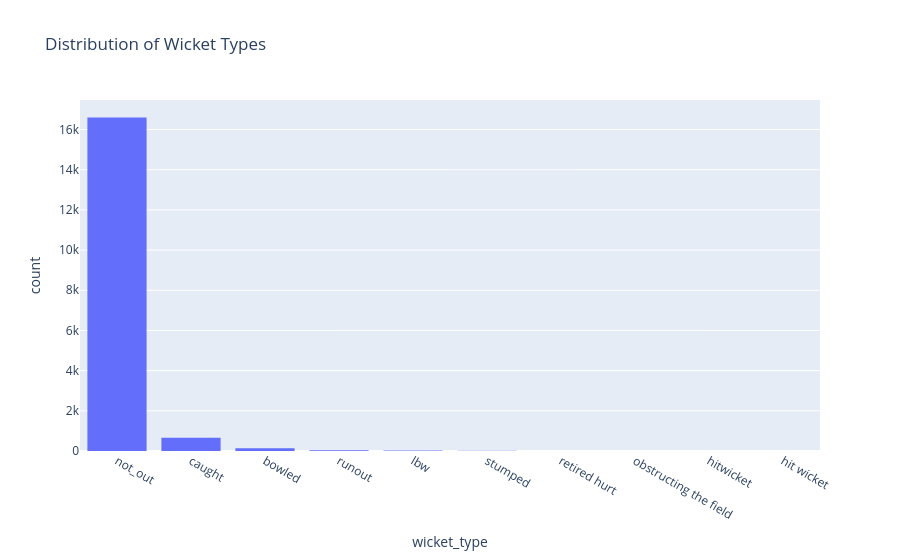

This figure's notebook cell:
### Code cell
#  Wicket Types Distribution
fig = px.histogram(df[df["wicket_type"].notna()], x="wicket_type",
                    title="Distribution of Wicket Types")
fig.show()

### Figure 1 — Plotly figure (JSON) as saved in the notebook; plotly's stock layout.template omitted (floating-point values rounded to 4 significant figures; data arrays with more than 128 entries replaced by an {"elided": "..."} marker saying what was removed)
{"data": [{"bingroup": "x", "hovertemplate": "wicket_type=%{x}<br>count=%{y}<extra></extra>", "legendgroup": "", "marker": {"color": "#636efa", "pattern": {"shape": ""}}, "name": "", "orientation": "v", "showlegend": false, "type": "histogram", "x": {"elided": "17477 str values"}, "xaxis": "x", "yaxis": "y"}], "layout": {"barmode": "relative", "legend": {"tracegroupgap": 0}, "title": {"text": "Distribution of Wicket Types"}, "xaxis": {"anchor": "y", "domain": [0, 1], "title": {"text": "wicket_type"}}, "yaxis": {"anchor": "x", "domain": [0, 1], "title": {"text": "count"}}}}
